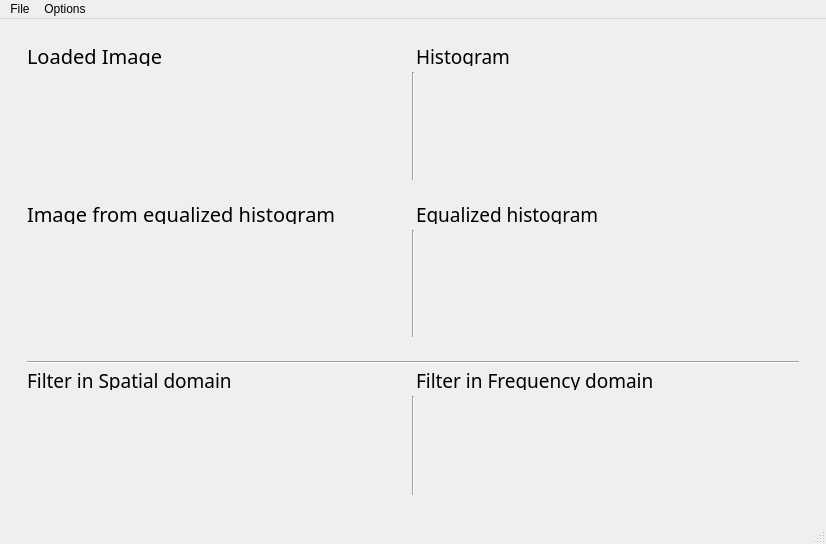
<?xml version="1.0" encoding="UTF-8"?>
<ui version="4.0">
 <class>MainWindow</class>
 <widget class="QMainWindow" name="MainWindow">
  <property name="geometry">
   <rect>
    <x>0</x>
    <y>0</y>
    <width>826</width>
    <height>544</height>
   </rect>
  </property>
  <property name="windowTitle">
   <string>MainWindow</string>
  </property>
  <widget class="QWidget" name="centralwidget">
   <layout class="QHBoxLayout" name="horizontalLayout">
    <item>
     <widget class="QWidget" name="widget" native="true">
      <layout class="QHBoxLayout" name="horizontalLayout_4">
       <item>
        <layout class="QVBoxLayout" name="verticalLayout">
         <item>
          <widget class="QWidget" name="imageAndHistogramWidget" native="true">
           <layout class="QVBoxLayout" name="verticalLayout_3">
            <item>
             <layout class="QHBoxLayout" name="horizontalLayout_6">
              <item>
               <widget class="QLabel" name="loadedImageLabel">
                <property name="maximumSize">
                 <size>
                  <width>16777215</width>
                  <height>20</height>
                 </size>
                </property>
                <property name="font">
                 <font>
                  <family>Old English Text MT</family>
                  <pointsize>15</pointsize>
                 </font>
                </property>
                <property name="text">
                 <string>Loaded Image</string>
                </property>
               </widget>
              </item>
              <item>
               <widget class="QLabel" name="histogramLabel">
                <property name="maximumSize">
                 <size>
                  <width>16777215</width>
                  <height>20</height>
                 </size>
                </property>
                <property name="font">
                 <font>
                  <family>Old English Text MT</family>
                  <pointsize>14</pointsize>
                 </font>
                </property>
                <property name="text">
                 <string>Histogram</string>
                </property>
               </widget>
              </item>
             </layout>
            </item>
            <item>
             <layout class="QHBoxLayout" name="horizontalLayout_2">
              <item>
               <widget class="QWidget" name="LoadedImageWidget" native="true">
                <layout class="QHBoxLayout" name="horizontalLayout_9">
                 <item>
                  <layout class="QVBoxLayout" name="verticalLayout_5"/>
                 </item>
                </layout>
               </widget>
              </item>
              <item>
               <widget class="Line" name="line">
                <property name="orientation">
                 <enum>Qt::Vertical</enum>
                </property>
               </widget>
              </item>
              <item>
               <widget class="QWidget" name="OriginalHistogramWidget" native="true">
                <layout class="QHBoxLayout" name="horizontalLayout_10">
                 <item>
                  <layout class="QVBoxLayout" name="verticalLayout_6"/>
                 </item>
                </layout>
               </widget>
              </item>
             </layout>
            </item>
           </layout>
          </widget>
         </item>
         <item>
          <widget class="QWidget" name="equalizedHistogramWidget" native="true">
           <layout class="QHBoxLayout" name="horizontalLayout_15">
            <item>
             <layout class="QVBoxLayout" name="verticalLayout_4">
              <item>
               <layout class="QHBoxLayout" name="horizontalLayout_8">
                <item>
                 <widget class="QLabel" name="reversedImage">
                  <property name="maximumSize">
                   <size>
                    <width>16777215</width>
                    <height>20</height>
                   </size>
                  </property>
                  <property name="font">
                   <font>
                    <family>Old English Text MT</family>
                    <pointsize>15</pointsize>
                   </font>
                  </property>
                  <property name="text">
                   <string>Image from equalized histogram</string>
                  </property>
                 </widget>
                </item>
                <item>
                 <widget class="QLabel" name="histogramLabel_2">
                  <property name="maximumSize">
                   <size>
                    <width>16777215</width>
                    <height>20</height>
                   </size>
                  </property>
                  <property name="font">
                   <font>
                    <family>Old English Text MT</family>
                    <pointsize>14</pointsize>
                   </font>
                  </property>
                  <property name="text">
                   <string>Equalized histogram</string>
                  </property>
                 </widget>
                </item>
               </layout>
              </item>
              <item>
               <layout class="QHBoxLayout" name="horizontalLayout_7">
                <item>
                 <widget class="QWidget" name="ImageFromEqualizedHistogramWidget" native="true">
                  <layout class="QHBoxLayout" name="horizontalLayout_11">
                   <item>
                    <layout class="QVBoxLayout" name="verticalLayout_7"/>
                   </item>
                  </layout>
                 </widget>
                </item>
                <item>
                 <widget class="Line" name="line_4">
                  <property name="orientation">
                   <enum>Qt::Vertical</enum>
                  </property>
                 </widget>
                </item>
                <item>
                 <widget class="QWidget" name="EqualizedHistogramWidget" native="true">
                  <layout class="QHBoxLayout" name="horizontalLayout_12">
                   <item>
                    <layout class="QVBoxLayout" name="verticalLayout_8"/>
                   </item>
                  </layout>
                 </widget>
                </item>
               </layout>
              </item>
             </layout>
            </item>
           </layout>
          </widget>
         </item>
         <item>
          <widget class="QWidget" name="filtersWigdet" native="true">
           <layout class="QVBoxLayout" name="verticalLayout_2">
            <item>
             <widget class="Line" name="line_3">
              <property name="orientation">
               <enum>Qt::Horizontal</enum>
              </property>
             </widget>
            </item>
            <item>
             <layout class="QHBoxLayout" name="horizontalLayout_5">
              <item>
               <widget class="QLabel" name="filterTLabel">
                <property name="maximumSize">
                 <size>
                  <width>16777215</width>
                  <height>20</height>
                 </size>
                </property>
                <property name="font">
                 <font>
                  <family>Old English Text MT</family>
                  <pointsize>14</pointsize>
                 </font>
                </property>
                <property name="text">
                 <string>Filter in Spatial domain</string>
                </property>
               </widget>
              </item>
              <item>
               <widget class="QLabel" name="filterFLabel">
                <property name="maximumSize">
                 <size>
                  <width>16777215</width>
                  <height>20</height>
                 </size>
                </property>
                <property name="font">
                 <font>
                  <family>Old English Text MT</family>
                  <pointsize>14</pointsize>
                 </font>
                </property>
                <property name="text">
                 <string>Filter in Frequency domain</string>
                </property>
               </widget>
              </item>
             </layout>
            </item>
            <item>
             <layout class="QHBoxLayout" name="horizontalLayout_3">
              <item>
               <widget class="QWidget" name="FilterInSpatialDomainWidget" native="true">
                <layout class="QHBoxLayout" name="horizontalLayout_13">
                 <item>
                  <layout class="QVBoxLayout" name="verticalLayout_9"/>
                 </item>
                </layout>
               </widget>
              </item>
              <item>
               <widget class="Line" name="line_2">
                <property name="orientation">
                 <enum>Qt::Vertical</enum>
                </property>
               </widget>
              </item>
              <item>
               <widget class="QWidget" name="FilterInFreqDomainWidget" native="true">
                <layout class="QHBoxLayout" name="horizontalLayout_14">
                 <item>
                  <layout class="QVBoxLayout" name="verticalLayout_10"/>
                 </item>
                </layout>
               </widget>
              </item>
             </layout>
            </item>
           </layout>
          </widget>
         </item>
        </layout>
       </item>
      </layout>
     </widget>
    </item>
   </layout>
  </widget>
  <widget class="QMenuBar" name="menubar">
   <property name="geometry">
    <rect>
     <x>0</x>
     <y>0</y>
     <width>826</width>
     <height>26</height>
    </rect>
   </property>
   <widget class="QMenu" name="menuFile">
    <property name="title">
     <string>File</string>
    </property>
    <addaction name="actionBrowse_an_image"/>
    <addaction name="actionExit"/>
   </widget>
   <widget class="QMenu" name="menuOptions">
    <property name="title">
     <string>Options</string>
    </property>
    <widget class="QMenu" name="menuFilters">
     <property name="title">
      <string>Filters</string>
     </property>
     <addaction name="actionLow_pass"/>
     <addaction name="actionMedium_pass"/>
     <addaction name="actionHigh_pass"/>
     <addaction name="actionLa_placian"/>
    </widget>
    <widget class="QMenu" name="menuDomain">
     <property name="title">
      <string>Domain</string>
     </property>
     <addaction name="actionSpatial_Domain"/>
     <addaction name="actionFrequency_Domain"/>
    </widget>
    <addaction name="menuDomain"/>
    <addaction name="menuFilters"/>
    <addaction name="actionHistogram_Equalization"/>
    <addaction name="separator"/>
    <addaction name="separator"/>
   </widget>
   <addaction name="menuFile"/>
   <addaction name="menuOptions"/>
  </widget>
  <widget class="QStatusBar" name="statusbar"/>
  <action name="actionBrowse_an_image">
   <property name="text">
    <string>Browse an image</string>
   </property>
   <property name="shortcut">
    <string>Shift+O</string>
   </property>
  </action>
  <action name="actionFrom_ch_1">
   <property name="text">
    <string>Histogram</string>
   </property>
  </action>
  <action name="actionFrom_ch_2">
   <property name="text">
    <string>Spatial filtered</string>
   </property>
  </action>
  <action name="actionFrom_ch_3">
   <property name="text">
    <string>From ch 3</string>
   </property>
  </action>
  <action name="actionFrom_ch_4">
   <property name="text">
    <string>From ch 4</string>
   </property>
  </action>
  <action name="actionLow_pass">
   <property name="text">
    <string>Low pass</string>
   </property>
   <property name="shortcut">
    <string>L</string>
   </property>
  </action>
  <action name="actionMedium_pass">
   <property name="text">
    <string>Medium pass</string>
   </property>
   <property name="shortcut">
    <string>M</string>
   </property>
  </action>
  <action name="actionHigh_pass">
   <property name="text">
    <string>High pass</string>
   </property>
   <property name="shortcut">
    <string>H</string>
   </property>
  </action>
  <action name="actionLa_placian">
   <property name="text">
    <string>La placian</string>
   </property>
   <property name="shortcut">
    <string>A</string>
   </property>
  </action>
  <action name="actionCh_1">
   <property name="text">
    <string>Ch 1</string>
   </property>
   <property name="shortcut">
    <string>1</string>
   </property>
  </action>
  <action name="actionCh_2">
   <property name="text">
    <string>Ch 2</string>
   </property>
   <property name="shortcut">
    <string>2</string>
   </property>
  </action>
  <action name="actionCh_3">
   <property name="text">
    <string>Ch 3</string>
   </property>
   <property name="shortcut">
    <string>3</string>
   </property>
  </action>
  <action name="actionCh_4">
   <property name="text">
    <string>Ch 4</string>
   </property>
   <property name="shortcut">
    <string>4</string>
   </property>
  </action>
  <action name="actionExit">
   <property name="text">
    <string>Exit</string>
   </property>
   <property name="shortcut">
    <string>Esc</string>
   </property>
  </action>
  <action name="actionSpatial_Domain">
   <property name="text">
    <string>Spatial Domain</string>
   </property>
  </action>
  <action name="actionFrequency_Domain">
   <property name="text">
    <string>Frequency Domain</string>
   </property>
  </action>
  <action name="actionSave_Histogram">
   <property name="text">
    <string>Save Histogram</string>
   </property>
  </action>
  <action name="actionFreq_filtered">
   <property name="text">
    <string>Freq filtered</string>
   </property>
  </action>
  <action name="actionHistogram_2">
   <property name="text">
    <string>Histogram</string>
   </property>
  </action>
  <action name="actionEqualized_histogram">
   <property name="text">
    <string>Equalized histogram</string>
   </property>
  </action>
  <action name="actionReturn_Image_from_equalized_histogram">
   <property name="text">
    <string>Return Image from equalized histogram</string>
   </property>
  </action>
  <action name="actionSave_equalized_histogram">
   <property name="text">
    <string>Equalized histogram</string>
   </property>
  </action>
  <action name="actionReversed_image_from_Eq_histo">
   <property name="text">
    <string>Reversed image from Eq. histo.</string>
   </property>
  </action>
  <action name="actionHistogram_Equalization">
   <property name="text">
    <string>Histogram Equalization</string>
   </property>
  </action>
 </widget>
 <resources/>
 <connections/>
</ui>
